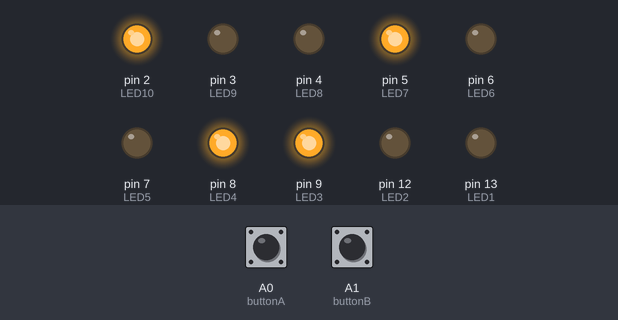
Recording of a sketch running on a simulated Arduino Uno, built with avr-gcc and run on an emulated ATmega328P. On the bench: output pins drawn as LEDs (lit = HIGH). The inputs (shaded band) are chosen by the test bench; at power-on: A0 (buttonA) HIGH, A1 (buttonB) HIGH.

Above: at 2.2 s.
2.3 s: A0 (buttonA) pulled LOW for 0.15 s
At 3.1 s:
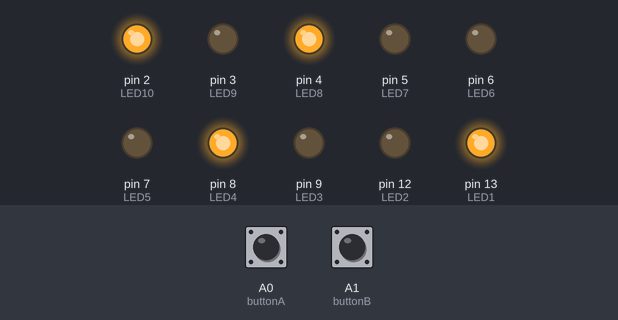
8.4 s: A0 (buttonA) pulled LOW for 3.2 s
At 16.5 s:
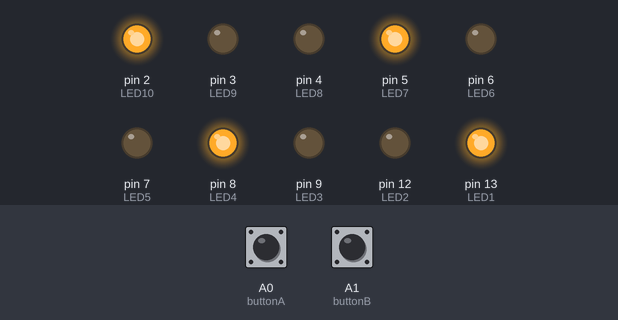
At 19.6 s:
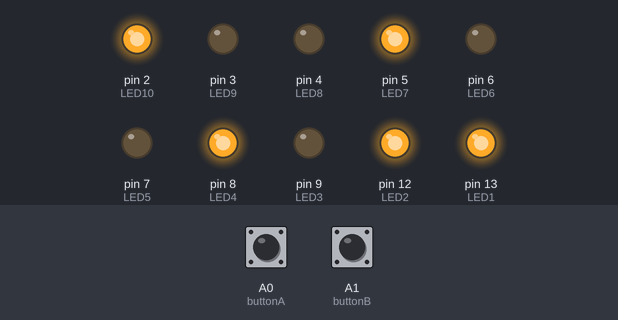
Timing chart, 0 to 22.8 s (numbered marks = the images above; inputs shaded):
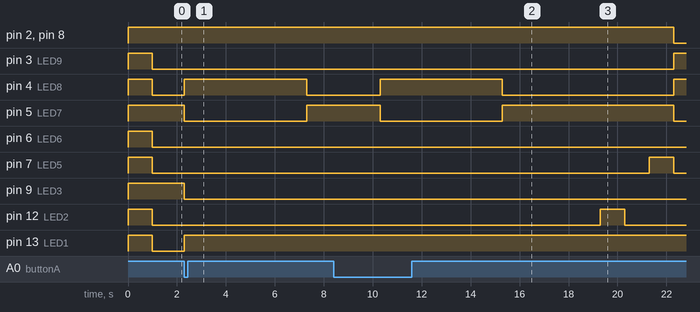

The sketch:

signalv1.ino
```cpp
// Traffic Light System - Minimal & Clean
// Lane 1: LED1=Red, LED2=Amber, LED3=Green
// Lane 2: LED4=Red, LED5=Amber, LED6=Green
// Pedestrian: LED7/8=Lane1, LED9/10=Lane2

// Lane 1 Signals
const int LED1 = 13; // Red
const int LED2 = 12; // Amber
const int LED3 = 9;  // Green

// Lane 2 Signals
const int LED4 = 8;  // Red
const int LED5 = 7;  // Amber
const int LED6 = 6;  // Green

// Pedestrian Signals
const int LED7 = 5;  // Lane1 Red
const int LED8 = 4;  // Lane1 Green
const int LED9 = 3;  // Lane2 Red
const int LED10 = 2; // Lane2 Green

// Buttons
const int buttonA = A0; // Lane1 Pedestrian
const int buttonB = A1; // Lane2 Pedestrian

bool lane1Active = true;
unsigned long previousMillis = 0;
const long interval = 5000; // 5 seconds

void setup() {
  // Initialize all pins
  int leds[] = {LED1, LED2, LED3, LED4, LED5, LED6, LED7, LED8, LED9, LED10};
  for (int i = 0; i < 10; i++) pinMode(leds[i], OUTPUT);

  pinMode(buttonA, INPUT_PULLUP);
  pinMode(buttonB, INPUT_PULLUP);

  // Initial LED test
  for (int i = 0; i < 10; i++) digitalWrite(leds[i], HIGH);
  delay(1000);
  for (int i = 0; i < 10; i++) digitalWrite(leds[i], LOW);

  // Start with Lane 1 Green, Lane 2 Red
  setLane1Green();
  setLane2Red();
  setPedestrianSignals();
}

void loop() {
  unsigned long currentMillis = millis();

  // Check for pedestrian button presses
  if (digitalRead(buttonA) == LOW) {
    handlePedestrianLane1();
  }
  if (digitalRead(buttonB) == LOW) {
    handlePedestrianLane2();
  }

  // Normal traffic light sequence every 5 seconds
  if (currentMillis - previousMillis >= interval) {
    previousMillis = currentMillis;

    if (lane1Active) {
      // Lane 1: Green → Amber → Red
      digitalWrite(LED3, LOW);  // Green off
      delay(1000);
      digitalWrite(LED2, HIGH); // Amber on
      delay(1000);
      digitalWrite(LED2, LOW);  // Amber off
      digitalWrite(LED1, HIGH); // Red on

      // Lane 2: Red → Amber → Green
      delay(1000);
      digitalWrite(LED5, HIGH); // Amber on
      delay(1000);
      digitalWrite(LED5, LOW);  // Amber off
      digitalWrite(LED4, LOW);  // Red off
      digitalWrite(LED6, HIGH); // Green on

      lane1Active = false;
    } else {
      // Lane 2: Green → Amber → Red
      digitalWrite(LED6, LOW);  // Green off
      delay(1000);
      digitalWrite(LED5, HIGH); // Amber on
      delay(1000);
      digitalWrite(LED5, LOW);  // Amber off
      digitalWrite(LED4, HIGH); // Red on

      // Lane 1: Red → Amber → Green
      delay(1000);
      digitalWrite(LED2, HIGH); // Amber on
      delay(1000);
      digitalWrite(LED2, LOW);  // Amber off
      digitalWrite(LED1, LOW);  // Red off
      digitalWrite(LED3, HIGH); // Green on

      lane1Active = true;
    }

    setPedestrianSignals();
  }
}

void handlePedestrianLane1() {
  // Stop Lane 1, keep Lane 2 working
  setLane1Red();
  setPedestrianLane1Green();
  delay(5000); // Pedestrian crossing time
  setPedestrianSignals();
  delay(3000); // 3 second delay before returning
}

void handlePedestrianLane2() {
  // Stop Lane 2, keep Lane 1 working
  setLane2Red();
  setPedestrianLane2Green();
  delay(5000); // Pedestrian crossing time
  setPedestrianSignals();
  delay(3000); // 3 second delay before returning
}

void setLane1Red() {
  digitalWrite(LED1, HIGH);
  digitalWrite(LED2, LOW);
  digitalWrite(LED3, LOW);
}

void setLane1Green() {
  digitalWrite(LED1, LOW);
  digitalWrite(LED2, LOW);
  digitalWrite(LED3, HIGH);
}

void setLane2Red() {
  digitalWrite(LED4, HIGH);
  digitalWrite(LED5, LOW);
  digitalWrite(LED6, LOW);
}

void setLane2Green() {
  digitalWrite(LED4, LOW);
  digitalWrite(LED5, LOW);
  digitalWrite(LED6, HIGH);
}

void setPedestrianSignals() {
  // Set pedestrian signals based on current lane activity
  if (lane1Active) {
    // Lane 1 Green: Lane1 pedestrian Red, Lane2 pedestrian Green
    digitalWrite(LED7, HIGH);  // Lane1 Red
    digitalWrite(LED8, LOW);   // Lane1 Green off
    digitalWrite(LED9, LOW);   // Lane2 Red off
    digitalWrite(LED10, HIGH); // Lane2 Green
  } else {
    // Lane 2 Green: Lane1 pedestrian Green, Lane2 pedestrian Red
    digitalWrite(LED7, LOW);   // Lane1 Red off
    digitalWrite(LED8, HIGH);  // Lane1 Green
    digitalWrite(LED9, HIGH);  // Lane2 Red
    digitalWrite(LED10, LOW);  // Lane2 Green off
  }
}

void setPedestrianLane1Green() {
  digitalWrite(LED7, LOW);   // Lane1 Red off
  digitalWrite(LED8, HIGH);  // Lane1 Green on
}

void setPedestrianLane2Green() {
  digitalWrite(LED9, LOW);   // Lane2 Red off
  digitalWrite(LED10, HIGH); // Lane2 Green on
}
```

Measured:
- after the input at 2.3 s, pin 4 (LED8): LOW → HIGH at once, → LOW 5.0 s later; pin 5 (LED7): HIGH → LOW at once, → HIGH 5.0 s later; pin 7 (LED5): stays LOW (without the input it goes to HIGH after 5.7 s); pin 9 (LED3): HIGH → LOW after 0.00 s instead of 2.7 s; pin 12 (LED2): stays LOW (without the input it goes to HIGH after 3.7 s)
- after the input at 8.4 s, pin 6 (LED6): stays LOW (without the input it goes to HIGH after 5.9 s); pin 9 (LED3): stays LOW (without the input it goes to HIGH after 10.9 s); pin 13 (LED1): stays HIGH (without the input it goes to LOW after 10.9 s)
